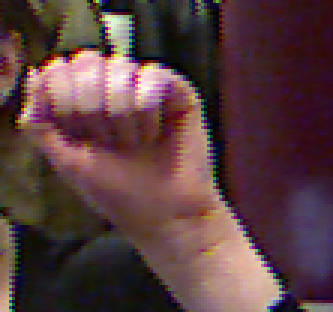
#> input picture Computer_Vision/hw1/data/a.png, 111 x 104 px (shown 3 times larger)
$ python hw1_visualization.py   (older library calls are emulated)
#> lines starting #> are read from the running program, lines starting #| are printed output that depends on the picture
### Computer_Vision/hw1/util.py
from scipy import misc
import imageio
import numpy as np

"""
   Convert an RGB image to grayscale.

   This function applies a fixed weighting of the color channels to form the
   resulting intensity image.

   Arguments:
      rgb   - a 3D numpy array of shape (sx, sy, 3) storing an RGB image

   Returns:
      gray  - a 2D numpy array of shape (sx, sy) storing the corresponding
              grayscale image
"""
def rgb2gray(rgb):
    gray = np.dot(rgb[...,:3],[0.29894, 0.58704, 0.11402])
    return gray

"""
   Load an image and convert it to grayscale.

   Arguments:
      filename - image file to load

   Returns:
      image    - a 2D numpy array containing a grayscale image
"""
def load_image(filename):
#> called with filename = 'data/a.png'
   image = imageio.imread(filename)
#> image is the input picture: shape (104, 111, 3); mean R, G, B 88.9, 62.1, 63.7
   # image = misc.imread(filename)
   if (image.ndim == 3):
      image = rgb2gray(image)
#> in rgb2gray, `gray = np.dot(rgb[...,:3],[0.29894, 0.58704, 0.11402])`:
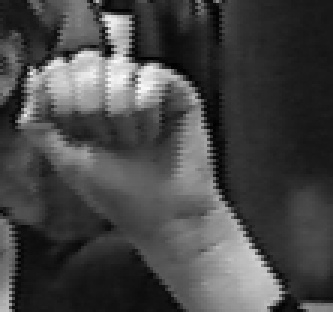
#> gray: shape (104, 111) float64 (shown 3 times larger); min 1, max 249.4, mean 70.3
   return image

### Computer_Vision/hw1/hw1.py
import numpy as np
import sys
from math import exp,sqrt,pi,cos,sin,ceil
import statistics

"""
   Mirror an image about its border.

   Arguments:
      image - a 2D numpy array of shape (sx, sy)
      wx    - a scalar specifying width of the top/bottom border
      wy    - a scalar specifying width of the left/right border

   Returns:
      img   - a 2D numpy array of shape (sx + 2*wx, sy + 2*wy) containing
              the original image centered in its interior and a surrounding
              border of the specified width created by mirroring the interior
"""
def mirror_border(image, wx = 1, wy = 1):
   assert image.ndim == 2, 'image should be grayscale'
   sx, sy = image.shape
   # mirror top/bottom
   top    = image[:wx:,:]
   bottom = image[(sx-wx):,:]
   img = np.concatenate( \
      (top[::-1,:], image, bottom[::-1,:]), \
      axis=0 \
   )
   # mirror left/right
   left  = img[:,:wy]
   right = img[:,(sy-wy):]
   img = np.concatenate( \
      (left[:,::-1], img, right[:,::-1]), \
      axis=1 \
   )
   return img

"""
   Pad an image with zeros about its border.

   Arguments:
      image - a 2D numpy array of shape (sx, sy)
      wx    - a scalar specifying width of the top/bottom border
      wy    - a scalar specifying width of the left/right border

   Returns:
      img   - a 2D numpy array of shape (sx + 2*wx, sy + 2*wy) containing
              the original image centered in its interior and a surrounding
              border of zeros
"""
def pad_border(image, wx = 1, wy = 1):
   assert image.ndim == 2, 'image should be grayscale'
   sx, sy = image.shape
   img = np.zeros((sx+2*wx, sy+2*wy))
   img[wx:(sx+wx),wy:(sy+wy)] = image
   return img

"""
   Remove the border of an image.

   Arguments:
      image - a 2D numpy array of shape (sx, sy)
      wx    - a scalar specifying width of the top/bottom border
      wy    - a scalar specifying width of the left/right border

   Returns:
      img   - a 2D numpy array of shape (sx - 2*wx, sy - 2*wy), extracted by
              removing a border of the specified width from the sides of the
              input image
"""
def trim_border(image, wx = 1, wy = 1):
   assert image.ndim == 2, 'image should be grayscale'
   sx, sy = image.shape
   img = np.copy(image[wx:(sx-wx),wy:(sy-wy)])
   return img

"""
   Return an approximation of a 1-dimensional Gaussian filter.

   The returned filter approximates:

   g(x) = 1 / sqrt(2 * pi * sigma^2) * exp( -(x^2) / (2 * sigma^2) )

   for x in the range [-3*sigma, 3*sigma]
"""
def gaussian_1d(sigma = 1.0):
   width = np.ceil(3.0 * sigma)
   x = np.arange(-width, width + 1)
   g = np.exp(-(x * x) / (2 * sigma * sigma))
   g = g / np.sum(g)          # normalize filter to sum to 1 ( equivalent
   g = np.atleast_2d(g)       # to multiplication by 1 / sqrt(2*pi*sigma^2) )
   return g

"""
   CONVOLUTION IMPLEMENTATION (10 Points)

   Convolve a 2D image with a 2D filter.

   Requirements:

   (1) Return a result the same size as the input image.

   (2) You may assume the filter has odd dimensions.

   (3) The result at location (x,y) in the output should correspond to
       aligning the center of the filter over location (x,y) in the input
       image.

   (4) When computing a product at locations where the filter extends beyond
       the defined image, treat missing terms as zero.  (Equivalently stated,
       treat the image as being padded with zeros around its border).

   You must write the code for the nested loops of the convolutions yourself,
   using only basic loop constructs, array indexing, multiplication, and
   addition operators.  You may not call any Python library routines that
   implement convolution.

   Arguments:
      image  - a 2D numpy array
      filt   - a 1D or 2D numpy array, with odd dimensions
      mode   - 'zero': preprocess using pad_border or 'mirror': preprocess using mirror_border.

   Returns:
      result - a 2D numpy array of the same shape as image, containing the
               result of convolving the image with filt
"""
def conv_2d(image, filt, mode='zero'):
   # make sure that both image and filter are 2D arrays
   assert image.ndim == 2, 'image should be grayscale'
   # filt = np.atleast_2d(filt)
   # print("start")
   w_pad = (filt.shape[0] - 1) // 2
   h_pad = (filt.shape[1] - 1) // 2
   # print('filt: '+str(filt.shape))
   if mode == 'zero':
      padded = pad_border(image,w_pad,h_pad)
   if mode == 'mirror':
      padded = mirror_border(image,w_pad,h_pad)
   output = padded.copy()
   # print('image: ' + str(image.shape[0]) + 'paddedImage: '+str(padded.shape[0]))


   for w in range(w_pad,padded.shape[0] - w_pad):
      for h in range(h_pad,padded.shape[1] - h_pad):
         sum = 0
         for wf in range(filt.shape[0]):
            for hf in range(filt.shape[1]):
               sum += (filt[wf][hf]*padded[w-wf+w_pad][h-hf+h_pad])

         output[w][h] = sum


   return trim_border(output,w_pad,h_pad)

"""
   GAUSSIAN DENOISING (5 Points)

   Denoise an image by convolving it with a 2D Gaussian filter.

   Convolve the input image with a 2D filter G(x,y) defined by:

   G(x,y) = 1 / sqrt(2 * pi * sigma^2) * exp( -(x^2 + y^2) / (2 * sigma^2) )

   You may approximate the G(x,y) filter by computing it on a
   discrete grid for both x and y in the range [-3*sigma, 3*sigma].

   See the gaussian_1d function for reference.

   Note:
   (1) Remember that the Gaussian is a separable filter.
   (2) Denoising should not create artifacts along the border of the image.
       Make an appropriate assumption in order to obtain visually plausible
       results along the border.

   Arguments:
      image - a 2D numpy array
      sigma - standard deviation of the Gaussian

   Returns:
      img   - denoised image, a 2D numpy array of the same shape as the input
"""
def denoise_gaussian(image, sigma = 1.0):
   G = gaussian_1d(sigma)
   half_done = conv_2d(image,G,'mirror')
   return conv_2d(half_done,G.T,'mirror')


"""
   MEDIAN DENOISING (5 Points)

   Denoise an image by applying a median filter.

   Note:
       Denoising should not create artifacts along the border of the image.
       Make an appropriate assumption in order to obtain visually plausible
       results along the border. No padding needed in median denosing.

   Arguments:
      image - a 2D numpy array
      width - width of the median filter; compute the median over 2D patches of
              size (2*width +1) by (2*width + 1)

   Returns:
      img   - denoised image, a 2D numpy array of the same shape as the input
"""
# [53 lines left out: function denoise_median, not called in this run]


"""
   SOBEL GRADIENT OPERATOR (5 Points)
   Compute an estimate of the horizontal and vertical gradients of an image
   by applying the Sobel operator.
   The Sobel operator estimates gradients dx(horizontal), dy(vertical), of
   an image I as:

         [ 1  0  -1 ]
   dx =  [ 2  0  -2 ] (*) I
         [ 1  0  -1 ]

         [  1  2  1 ]
   dy =  [  0  0  0 ] (*) I
         [ -1 -2 -1 ]

   where (*) denotes convolution.
   Note:
      (1) Your implementation should be as efficient as possible.
      (2) Avoid creating artifacts along the border of the image.
   Arguments:
      image - a 2D numpy array
   Returns:
      dx    - gradient in x-direction at each point
              (a 2D numpy array, the same shape as the input image)
      dy    - gradient in y-direction at each point
              (a 2D numpy array, the same shape as the input image)
"""
# [5 lines left out: function sobel_gradients, not called in this run]


def sign(n):
   return -1 if n < 0 else 1
"""
   NONMAXIMUM SUPPRESSION (10 Points)

   Nonmaximum suppression.

   Given an estimate of edge strength (mag) and direction (theta) at each
   pixel, suppress edge responses that are not a local maximum along the
   direction perpendicular to the edge.

   Equivalently stated, the input edge magnitude (mag) represents an edge map
   that is thick (strong response in the vicinity of an edge).  We want a
   thinned edge map as output, in which edges are only 1 pixel wide.  This is
   accomplished by suppressing (setting to 0) the strength of any pixel that
   is not a local maximum.

   Note that the local maximum check for location (x,y) should be performed
   not in a patch surrounding (x,y), but along a line through (x,y)
   perpendicular to the direction of the edge at (x,y).

   A simple, and sufficient strategy is to check if:
      ((mag[x,y] > mag[x + ox, y + oy]) and (mag[x,y] >= mag[x - ox, y - oy]))
   or
      ((mag[x,y] >= mag[x + ox, y + oy]) and (mag[x,y] > mag[x - ox, y - oy]))
   where:
      (ox, oy) is an offset vector to the neighboring pixel in the direction
      perpendicular to edge direction at location (x, y)

   Arguments:
      mag    - a 2D numpy array, containing edge strength (magnitude)
      theta  - a 2D numpy array, containing edge direction in [0, 2*pi)

   Returns:
      nonmax - a 2D numpy array, containing edge strength (magnitude), where
               pixels that are not a local maximum of strength along an
               edge have been suppressed (assigned a strength of zero)
"""
# [40 lines left out: function nonmax_suppress, not called in this run]


"""
   HYSTERESIS EDGE LINKING (10 Points)

   Hysteresis edge linking.

   Given an edge magnitude map (mag) which is thinned by nonmaximum suppression,
   first compute the low threshold and high threshold so that any pixel below
   low threshold will be thrown away, and any pixel above high threshold is
   a strong edge and will be preserved in the final edge map.  The pixels that
   fall in-between are considered as weak edges.  We then add weak edges to
   true edges if they connect to a strong edge along the gradient direction.

   Since the thresholds are highly dependent on the statistics of the edge
   magnitude distribution, we recommend to consider features like maximum edge
   magnitude or the edge magnitude histogram in order to compute the high
   threshold.  Heuristically, once the high threshod is fixed, you may set the
   low threshold to be propotional to the high threshold.

   Note that the thresholds critically determine the quality of the final edges.
   You need to carefully tuned your threshold strategy to get decent
   performance on real images.

   For the edge linking, the weak edges caused by true edges will connect up
   with a neighbouring strong edge pixel.  To track theses edges, we
   investigate the 8 neighbours of strong edges.  Once we find the weak edges,
   located along strong edges' gradient direction, we will mark them as strong
   edges.  You can adopt the same gradient checking strategy used in nonmaximum
   suppression.  This process repeats util we check all strong edges.

   In practice, we use a queue to implement edge linking.  In python, we could
   use a list and its fuction .append or .pop to enqueue or dequeue.

   Arguments:
     nonmax - a 2D numpy array, containing edge strength (magnitude) which is thined by nonmaximum suppression
     theta  - a 2D numpy array, containing edeg direction in [0, 2*pi)

   Returns:
     edge   - a 2D numpy array, containing edges map where the edge pixel is 1 and 0 otherwise.
"""

# [84 lines left out: function hysteresis_edge_linking, not called in this run]

"""
   CANNY EDGE DETECTOR (5 Points)

   Canny edge detector.

   Given an input image:

   (1) Compute gradients in x- and y-directions at every location using the
       Sobel operator.  See sobel_gradients() above.

   (2) Estimate edge strength (gradient magnitude) and direction.

   (3) Perform nonmaximum suppression of the edge strength map, thinning it
       in the direction perpendicular to that of a local edge.
       See nonmax_suppress() above.

   (4) Compute the high threshold and low threshold of edge strength map
       to classify the pixels as strong edges, weak edges and non edges.
       Then link weak edges to strong edges

   Return the original edge strength estimate (max), the edge
   strength map after nonmaximum suppression (nonmax) and the edge map
   after edge linking (edge)

   Arguments:
      image    - a 2D numpy array

   Returns:
      mag      - a 2D numpy array, same shape as input, edge strength at each pixel
      nonmax   - a 2D numpy array, same shape as input, edge strength after nonmaximum suppression
      edge     - a 2D numpy array, same shape as input, edges map where edge pixel is 1 and 0 otherwise.
"""
# [17 lines left out: function canny, not called in this run]


# Extra Credits:
# (a) Improve Edge detection image quality (5 Points)
# (b) Bilateral filtering (5 Points)
# You can do either one and the maximum extra credits you can get is 5.
"""
    BILATERAL DENOISING (Extra Credits: 5 Points)
    Denoise an image by applying a bilateral filter
    Note:
        Performs standard bilateral filtering of an input image.
        Reference link: https://en.wikipedia.org/wiki/Bilateral_filter

        Basically, the idea is adding an additional edge term to Guassian filter
        described above.

        The weighted average pixels:

        BF[I]_p = 1/(W_p)sum_{q in S}G_s(||p-q||)G_r(|I_p-I_q|)I_q

        In which, 1/(W_p) is normalize factor, G_s(||p-q||) is spatial Guassian
        term, G_r(|I_p-I_q|) is range Guassian term.

        We only require you to implement the grayscale version, which means I_p
        and I_q is image intensity.

    Arguments:
        image       - input image
        sigma_s     - spatial param (pixels), spatial extent of the kernel,
                       size of the considered neighborhood.
        sigma_r     - range param (no normalized, a propotion of 0-255),
                       denotes minimum amplitude of an edge
    Returns:
        img   - denoised image, a 2D numpy array of the same shape as the input
"""

# [7 lines left out: function denoise_bilateral, not called in this run]

### Computer_Vision/hw1/hw1_visualization.py
## Homework 1
##
## For this assignment, you will implement basic convolution, denoising, and
## edge detection operations.  Your implementation should be restricted to
## using low-level primitives in numpy (e.g. you may not call a Python library
## routine for convolution in the implementation of your convolution function).
##
## This notebook provides examples for testing your code.
## See hw1.py for detailed descriptions of the functions you must implement.

import numpy as np
import matplotlib.pyplot as plt
from scipy import ndimage

from util import *
from hw1 import *
import canny as c

# Problem 1 - Convolution (10 Points)
#
# Implement the conv_2d() function as described in hw1.py.
#
# The example below tests your implementation by convolving with a box filter.

# image = load_image('data/69015.jpg')
# box = np.array([[1, 1, 1, 1, 1],[1, 1, 1, 1, 1],[1, 1, 1, 1, 1],[1, 1, 1, 1, 1],[1, 1, 1, 1, 1]])
# img = conv_2d(image,box)
#
# plt.figure(); plt.imshow(image, cmap='gray'); plt.title('Original')
# plt.figure(); plt.imshow(img, cmap='gray'); plt.title('Convolved')
# plt.show()
#
# ## Problem 2
# # (a) Denoising with Gaussian filtering (5 Points)
# ##
# ## Implement denoise_gaussian() as described in hw1.py.
# ##
# ## The example below tests your implementation.
#
image = load_image('data/a.png')
# [6 lines of commented-out code are left out]
vert = np.array([[0,0,0,1,0,0,0],[0,0,0,1,0,0,0],[0,0,0,1,0,0,0],[0,0,0,1,0,0,0],[0,0,0,1,0,0,0],[0,0,0,1,0,0,0],[0,0,0,1,0,0,0]])
horz = vert.T
diag = np.identity(7)
gauss1 = denoise_gaussian(image,1.0)
#> in mirror_border, `top    = image[:wx:,:]`: top = empty array
#> in mirror_border, `left  = img[:,:wy]`: left = 104 rows, first 8: [31.85, 32.7, 31.43], [22.77, 28.43, 29.41], [31.28, 30.6, 29.09], [21.87, 23.89, 25.47], [32.16, 28.7, 28.38], [25.53, 28.01, 22.82], [38.45, 26.74, 21.95], [28.78, 28.33, 21.51]
#> in mirror_border, `right = img[:,(sy-wy):]`: right = 104 rows, first 8: [24.87, 24.07, 22.9], [24.73, 25.29, 24.54], [25.9, 25.04, 23.05], [24.24, 23.19, 22.34], [23.66, 23.73, 22.34], [22.34, 23.14, 22.93], [21.16, 23.45, 23.24], [22.83, 23.27, 24.42]
#> call 2 of mirror_border, with wx = 3, wy = 0
#> in mirror_border (call 2), `img = np.concatenate( \ (top[::-1,:], image, bottom[::-1,:]), \ axis=0..`:
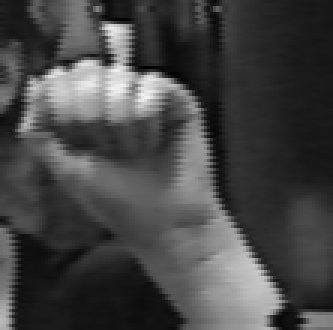
#> img: shape (110, 111) float64 (shown 3 times larger); min 2.36, max 242.9, mean 69.6
#> in mirror_border (call 2), `left  = img[:,:wy]`: left = empty array
gauss3 = denoise_gaussian(image,3.0)
#> call 4 of conv_2d, with filt = array of shape (19, 1), mode = 'mirror'
#> after the loop in conv_2d (call 4), `for w in range(w_pad,padded.shape[0] - w_pad):`:
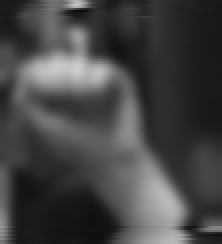
#> output: shape (122, 111) float64 (shown 2 times larger); min 10.03, max 206.2, mean 68.9
imgV = conv_2d(image,vert)
imgH = conv_2d(image,horz)
imgD = conv_2d(image,diag)
imgDO = conv_2d(image,np.flip(diag,axis=0))
#> after the loop in conv_2d (call 8), `for w in range(w_pad,padded.shape[0] - w_pad):`:
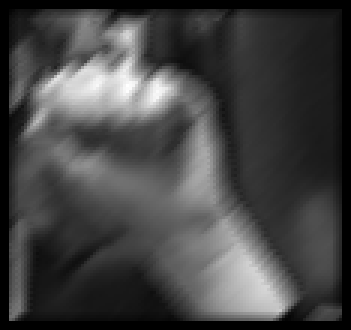
#> output: shape (110, 117) float64 (shown 3 times larger); min 0, max 1605.8, mean 430.1; drawn with min black and max white
diag3 = np.identity(3)
diag15 = np.identity(15)
img3 = conv_2d(image,diag3)
#> after the loop in conv_2d (call 9), `for w in range(w_pad,padded.shape[0] - w_pad):`:
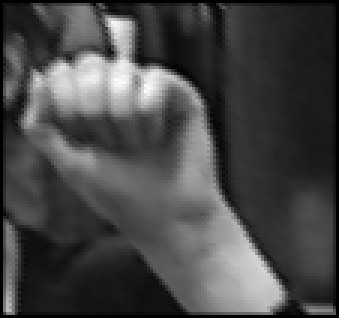
#> output: shape (106, 113) float64 (shown 3 times larger); min 0, max 725.5, mean 201.2; drawn with min black and max white
img15 = conv_2d(image,diag15)
#> after the loop in conv_2d (call 10), `for w in range(w_pad,padded.shape[0] - w_pad):`:
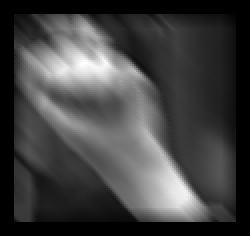
#> output: shape (118, 125) float64 (shown 2 times larger); min 0, max 3009.5, mean 780; drawn with min black and max white
#> in trim_border (call 10), `img = np.copy(image[wx:(sx-wx),wy:(sy-wy)])`:
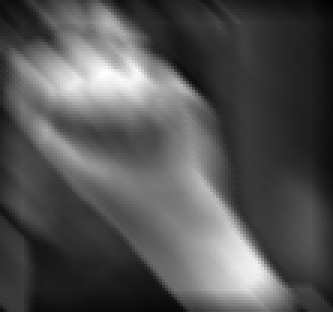
#> img: shape (104, 111) float64 (shown 3 times larger); min 22.9, max 3009.5, mean 996.6; drawn with min black and max white

#
plt.figure(); plt.imshow(img15,cmap='gray'); plt.title('Diagonal, Filter size 15')
plt.figure(); plt.imshow(img3,cmap='gray'); plt.title('Diagonal, Filter size 3')
plt.figure(); plt.imshow(imgDO,cmap='gray'); plt.title('Diagonal another way')
plt.figure(); plt.imshow(imgD,cmap='gray'); plt.title('Diagonal one way')
plt.figure(); plt.imshow(imgV,cmap='gray'); plt.title('Vertical')
plt.figure(); plt.imshow(imgH,cmap='gray'); plt.title('Horizontal')
plt.figure(); plt.imshow(gauss1, cmap='gray'); plt.title('Gaussian Blur, Sigma = 1')
plt.figure(); plt.imshow(gauss3, cmap='gray'); plt.title('Gaussian Blur, Sigma = 3')
plt.figure(); plt.imshow(image,cmap='gray'); plt.title('Original')

plt.show()

exit()
#> (the program exits here)
